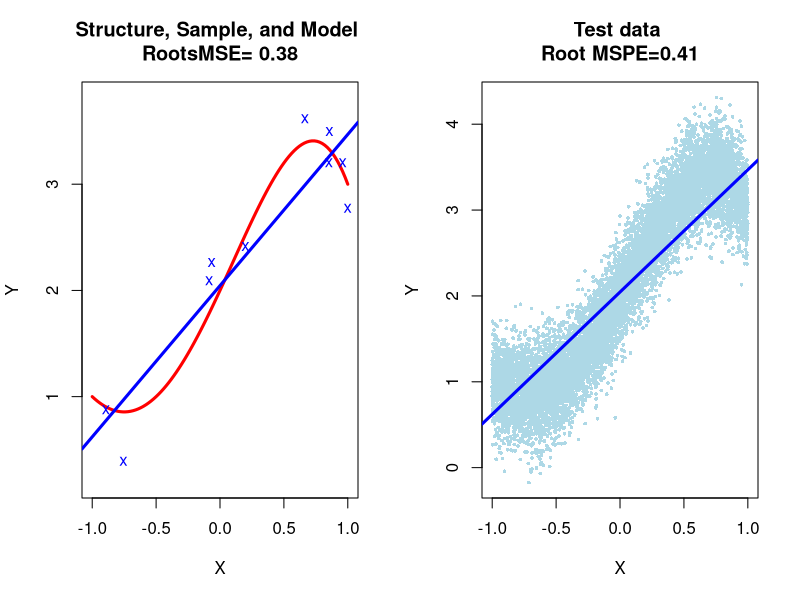
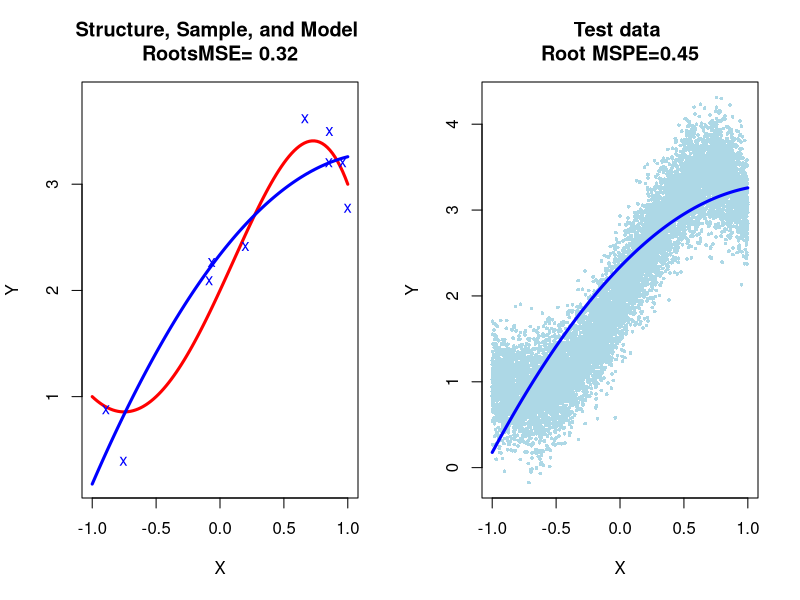
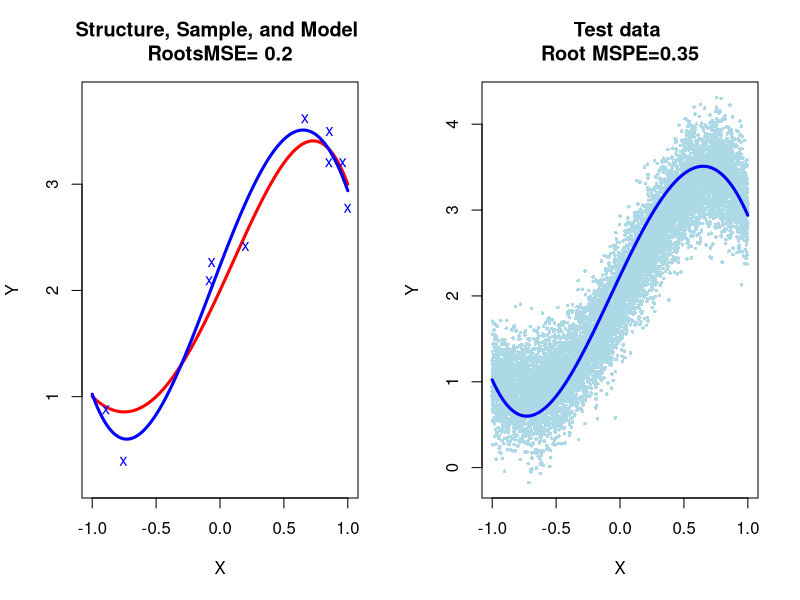
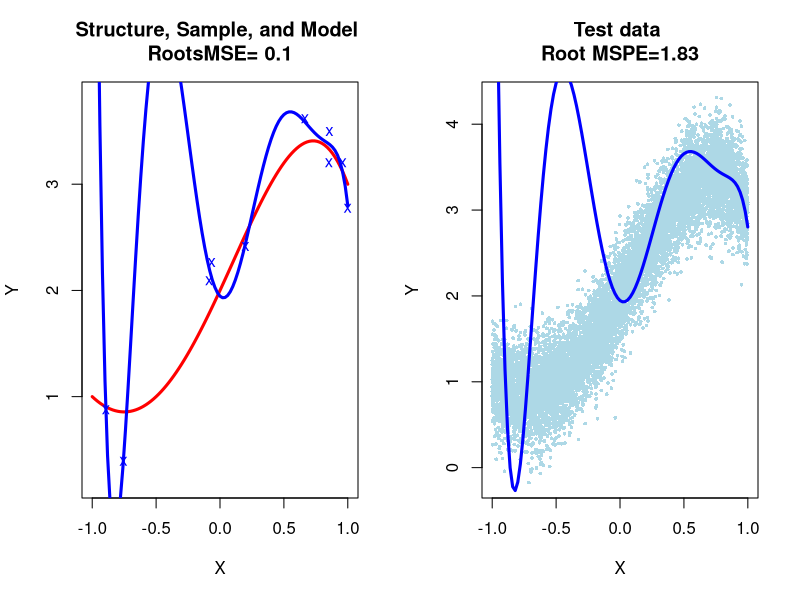
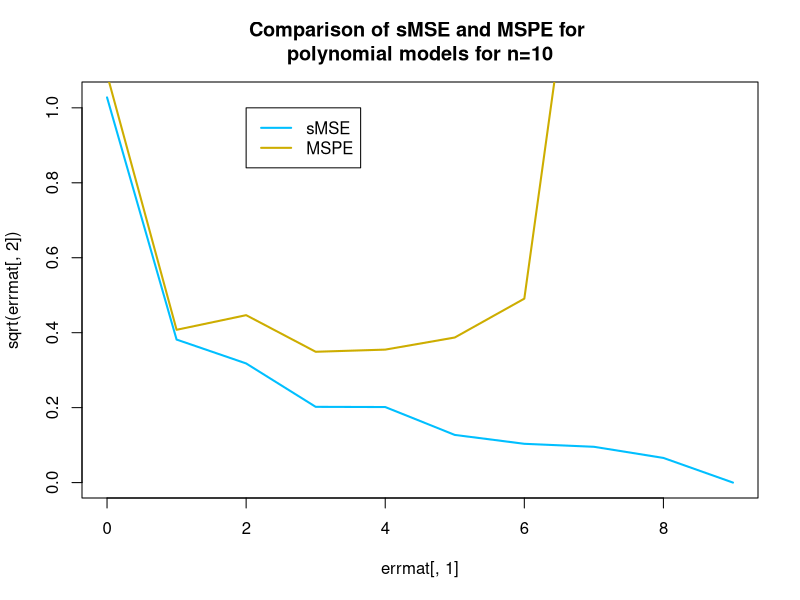

These charts were generated, in order, by the following R code:
#####################################################################
# Simulation showing properties of various ways of measuring error
#
#   Generating data from same structure we used for showing bias and various
#   Fitting models to the data 
#   Measuring the error of these models in various ways
#   Demonatrating the variability and other properties of error measures
#


# Set starting point for random number generation 
set.seed(26891074)

# Start with a population: 
# y = beta0 + beta1 x + beta2 x^2 + beta3 x^3 + beta4 x^4 + epsilon, epsilon~N(0,sigma^2)
#   Create the parameters of the population regression line
beta0 = 2
beta1 = 13/5
beta2 = 8/15
beta3 = -8/5
beta4 = -8/15
sigma = .3
n=10

x = runif(n, min=-1, max=1)
epsilon = rnorm(n=n, mean=0, sd=sigma)
y = beta0 + beta1*x + beta2*x^2 + beta3*x^3 + beta4*x^4 + epsilon

###### Part 1: What we'd like to do is generate a giant new sample
# Fit a model
# Generate enormous test data from same population structure
# Compute mean squared error from model fit


x11(h=6, w=10)
par(mfrow=c(1,2))

# Estimating the regression line
mod1 = lm(y~x)
pred = predict(mod1)
sMSE = mean((y - pred)^2)

# Plot this pop structure, data, model fit
curve(expr=beta0 + beta1*x + beta2*x^2 + beta3*x^3 + beta4*x^4, from=-1, to=1, 
    ylim=c(min(y)-.2, max(y)+.2),
     col="red", lwd=3, xlab="X", ylab="Y",  
     main=paste("Structure, Sample, and Model \nRootsMSE=",round(sqrt(sMSE),2)))
points(x=x, y=y, pch="x", col="blue")
abline(mod1, col="blue", lwd=3)


#  Test data: n.t obs

n.t=10000
x.t = runif(n.t, min=-1, max=1)
epsilon.t = rnorm(n=n.t, mean=0, sd=sigma)
y.t = beta0 + beta1*x.t + beta2*x.t^2 + beta3*x.t^3 + beta4*x.t^4 + epsilon.t

# Predicted values
pred.t = predict(mod1, newdata=data.frame(x=x.t))
MSPE.t = mean((y.t - pred.t)^2)

pred = predict(mod1)
sMSE = mean((y - pred)^2)

#####
# Add sampled points and an estimated regression line
#####
plot(x=x.t, y=y.t, pch=16, cex=.5, col="lightblue", xlab="X", ylab="Y",
     main = paste0("Test data \nRoot MSPE=", round(sqrt(MSPE.t),2)))
# Estimating the regression line
abline(mod1, col="blue", lwd=3)


################################################
# Repeat for a quadratic
#
#


x11(h=6, w=10)
par(mfrow=c(1,2))

mod2 = lm(y~x+I(x^2))
predfun=function(x){predict(mod2,data.frame(x))}
pred = predict(mod2)
sMSE = mean((y - pred)^2)

# Plot this pop structure, data, model fit
curve(expr=beta0 + beta1*x + beta2*x^2 + beta3*x^3 + beta4*x^4, from=-1, to=1, 
      ylim=c(min(y)-.2, max(y)+.2),
      col="red", lwd=3, xlab="X", ylab="Y",  
      main=paste("Structure, Sample, and Model \nRootsMSE=",round(sqrt(sMSE),2)))
points(x=x, y=y, pch="x", col="blue")
# Estimating the regression curve
curve(expr=predfun(x), add=TRUE, col="blue", lwd=3)

# Predicted values
pred.t = predict(mod2, newdata=data.frame(x=x.t))
MSPE.t = mean((y.t - pred.t)^2)


#####
# Add sampled points and an estimated regression line
#####
plot(x=x.t, y=y.t, pch=16, cex=.5, col="lightblue", xlab="X", ylab="Y",
     main = paste0("Test data \nRoot MSPE=", round(sqrt(MSPE.t),2)))
# Estimating the regression curve
curve(expr=predfun(x), add=TRUE, col="blue", lwd=3)





################################################
# Repeat for 4th order
#
#


x11(h=6, w=10)
par(mfrow=c(1,2))

mod4 = lm(y~x+I(x^2)+I(x^3)+I(x^4))
predfun=function(x){predict(mod4,data.frame(x))}
pred = predict(mod4)
sMSE = mean((y - pred)^2)

# Plot this pop structure, data, model fit
curve(expr=beta0 + beta1*x + beta2*x^2 + beta3*x^3 + beta4*x^4, from=-1, to=1, 
      ylim=c(min(y)-.2, max(y)+.2),
      col="red", lwd=3, xlab="X", ylab="Y",  
      main=paste("Structure, Sample, and Model \nRootsMSE=",round(sqrt(sMSE),2)))
points(x=x, y=y, pch="x", col="blue")
# Estimating the regression curve
curve(expr=predfun(x), add=TRUE, col="blue", lwd=3)

# Predicted values
pred.t = predict(mod4, newdata=data.frame(x=x.t))
MSPE.t = mean((y.t - pred.t)^2)


#####
# Add sampled points and an estimated regression line
#####
plot(x=x.t, y=y.t, pch=16, cex=.5, col="lightblue", xlab="X", ylab="Y",
     main = paste0("Test data \nRoot MSPE=", round(sqrt(MSPE.t),2)))
# Estimating the regression curve
curve(expr=predfun(x), add=TRUE, col="blue", lwd=3)



################################################
# Repeat for 7th order
#
#


x11(h=6, w=10)
par(mfrow=c(1,2))

mod7 = lm(y~x+I(x^2)+I(x^3)+I(x^4)+I(x^5)+I(x^6)+I(x^7))
pred = predict(mod7)
predfun=function(x){predict(mod7,data.frame(x))}
sMSE = mean((y - pred)^2)

# Plot this pop structure, data, model fit
curve(expr=beta0 + beta1*x + beta2*x^2 + beta3*x^3 + beta4*x^4, from=-1, to=1, 
      ylim=c(min(y)-.2, max(y)+.2),
      col="red", lwd=3, xlab="X", ylab="Y",  
      main=paste("Structure, Sample, and Model \nRootsMSE=",round(sqrt(sMSE),2)))
points(x=x, y=y, pch="x", col="blue")
# Estimating the regression curve
curve(expr=predfun(x), add=TRUE, col="blue", lwd=3)

# Predicted values
pred.t = predict(mod7, newdata=data.frame(x=x.t))
MSPE.t = mean((y.t - pred.t)^2)


#####
# Add sampled points and an estimated regression line
#####
plot(x=x.t, y=y.t, pch=16, cex=.5, col="lightblue", xlab="X", ylab="Y",
     main = paste0("Test data \nRoot MSPE=", round(sqrt(MSPE.t),2)))
# Estimating the regression curve
curve(expr=predfun(x), add=TRUE, col="blue", lwd=3)

####################################
# Rerun models of all sizes, compute sMSE and MSPE
# Plot and compare these values

errmat = matrix(NA, nrow=n, ncol=3)

mod=lm(y~1)

pred = predict(mod)
sMSE = mean((y - pred)^2)
pred.t = predict(mod, newdata=data.frame(x=x.t))
MSPE.t = mean((y.t - pred.t)^2)

errmat[1,] = c(0, sMSE, MSPE.t)

for(r in 1:(n-1)){
  mod=lm(y~poly(x,r))
  pred = predict(mod)
  sMSE = mean((y - pred)^2)
  pred.t = predict(mod, newdata=data.frame(x=x.t))
  MSPE.t = mean((y.t - pred.t)^2)
  
  errmat[r+1,] = c(r, sMSE, MSPE.t)
}

errmat

x11()
plot(x=errmat[,1], y=sqrt(errmat[,2]), type="l", col=colors()[121], lwd=2, 
     main = paste0("Comparison of sMSE and MSPE for \npolynomial models for n=",n))
lines(x=errmat[,1], y=sqrt(errmat[,3]), col=colors()[145], lwd=2)
legend(x=2, y=1, legend=c("sMSE","MSPE"), lwd=2, col=colors()[c(121,145)])




